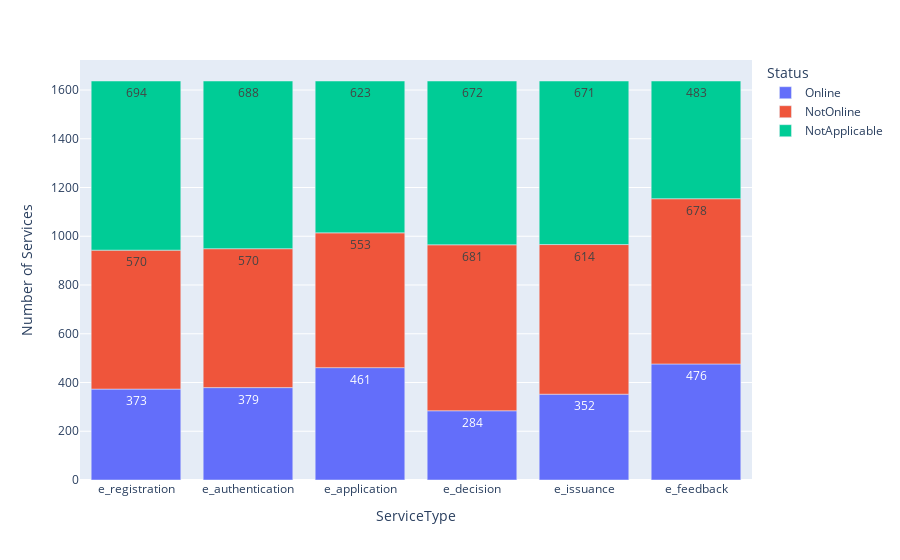

The notebook cell this image was saved under:
### Code cell
df=Svc22_23[["e_registration","e_authentication","e_application","e_decision","e_issuance","e_feedback"]].fillna("Napplicable")

res={}
for key, val in df.items():
    NYes=sum(val=="Y")
    NNo=sum(val=="N")
    Napp=sum(val=="Napplicable")
    
    res[key]={"Online": NYes, "NotOnline":NNo, "NotApplicable":Napp}
    
res=pd.DataFrame(res).transpose().reset_index()
res=res.melt(id_vars="index", value_vars=["Online",	"NotOnline", "NotApplicable"], var_name="Status", value_name="Value")
res["Percentage"]=round(res["Value"]*100/1637,1)

fig=px.bar(res, x='index',y="Value", color='Status',
            text="Value")

# Update layout
fig.update_layout(
    xaxis_title='ServiceType',
    yaxis_title='Number of Services'
)

# Show plot
fig.show()
fig.write_image(os.path.join(rootwd, "TexFiles", "Figures","OnlineStatus.png"), width=1000, scale=3)

### Figure 1 — Plotly figure (JSON) as saved in the notebook; plotly's stock layout.template omitted (floating-point values rounded to 4 significant figures)
{"data": [{"alignmentgroup": "True", "hovertemplate": "Status=Online<br>index=%{x}<br>Value=%{text}<extra></extra>", "legendgroup": "Online", "marker": {"color": "#636efa", "pattern": {"shape": ""}}, "name": "Online", "offsetgroup": "Online", "orientation": "v", "showlegend": true, "text": [373, 379, 461, 284, 352, 476], "textposition": "auto", "type": "bar", "x": ["e_registration", "e_authentication", "e_application", "e_decision", "e_issuance", "e_feedback"], "xaxis": "x", "y": [373, 379, 461, 284, 352, 476], "yaxis": "y"}, {"alignmentgroup": "True", "hovertemplate": "Status=NotOnline<br>index=%{x}<br>Value=%{text}<extra></extra>", "legendgroup": "NotOnline", "marker": {"color": "#EF553B", "pattern": {"shape": ""}}, "name": "NotOnline", "offsetgroup": "NotOnline", "orientation": "v", "showlegend": true, "text": [570, 570, 553, 681, 614, 678], "textposition": "auto", "type": "bar", "x": ["e_registration", "e_authentication", "e_application", "e_decision", "e_issuance", "e_feedback"], "xaxis": "x", "y": [570, 570, 553, 681, 614, 678], "yaxis": "y"}, {"alignmentgroup": "True", "hovertemplate": "Status=NotApplicable<br>index=%{x}<br>Value=%{text}<extra></extra>", "legendgroup": "NotApplicable", "marker": {"color": "#00cc96", "pattern": {"shape": ""}}, "name": "NotApplicable", "offsetgroup": "NotApplicable", "orientation": "v", "showlegend": true, "text": [694, 688, 623, 672, 671, 483], "textposition": "auto", "type": "bar", "x": ["e_registration", "e_authentication", "e_application", "e_decision", "e_issuance", "e_feedback"], "xaxis": "x", "y": [694, 688, 623, 672, 671, 483], "yaxis": "y"}], "layout": {"barmode": "relative", "legend": {"title": {"text": "Status"}, "tracegroupgap": 0}, "margin": {"t": 60}, "xaxis": {"anchor": "y", "domain": [0, 1], "title": {"text": "ServiceType"}}, "yaxis": {"anchor": "x", "domain": [0, 1], "title": {"text": "Number of Services"}}}}
